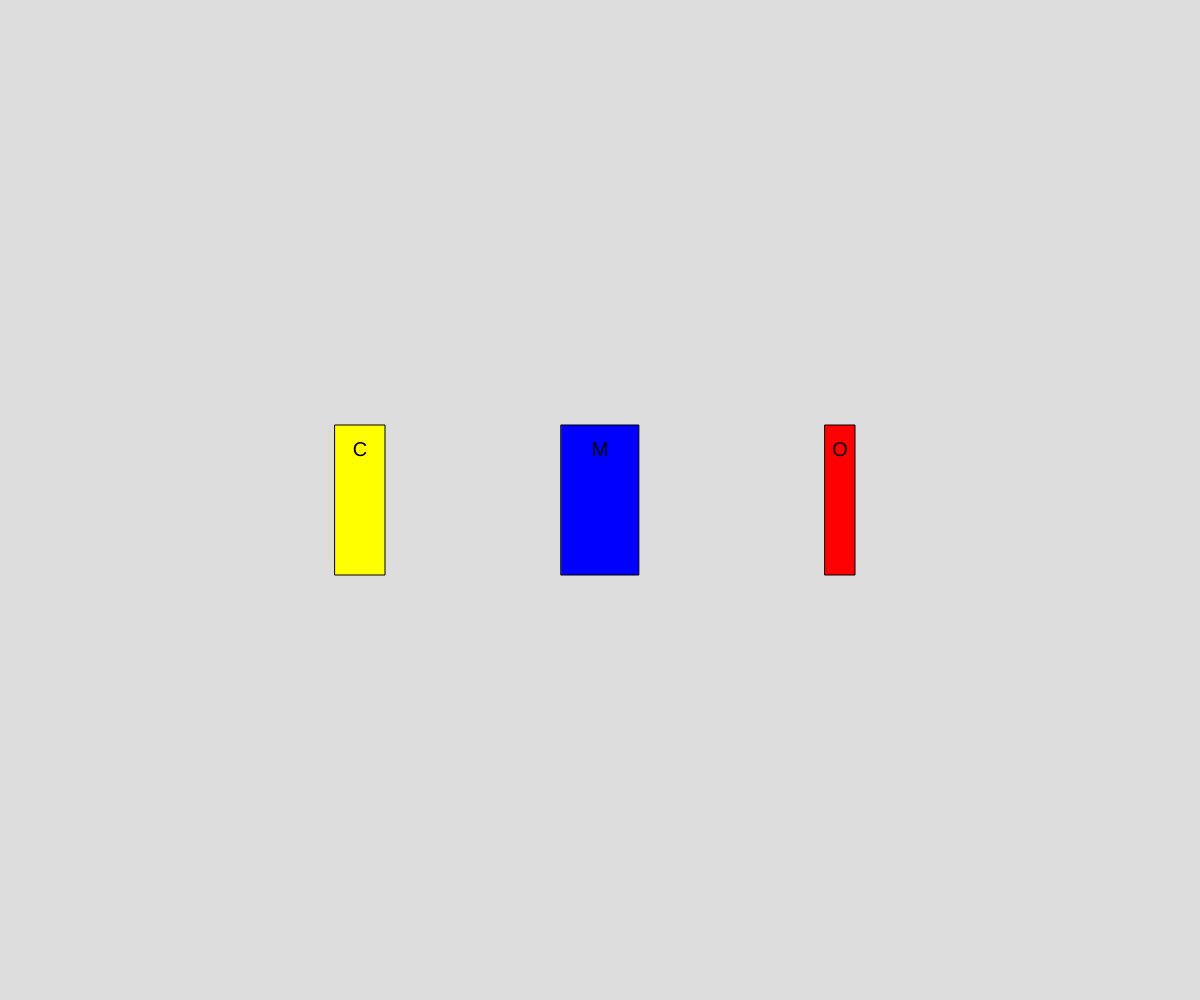
Frame 1 (no input)
Frame 60 (no input): identical to frame 1, image omitted
Frame 120 (the mouse pressed at the canvas centre since frame 60): identical to frame 1, image omitted

The p5.js sketch that drew this single still picture (run headless with seeded random() and noise() and a simulated clock; from frame 60 on, the mouse is pressed at the canvas centre):

// p5.js sketch
// ── sketch.js
// Object 1 - Books
// Adela
// 3/24/2026
//
// Extra for Experts:
// - describe what you did to take this project "above and beyond"


//global variables
let myBook;
let Book2;
let Book3;

function setup() {
  createCanvas(windowWidth, windowHeight);
  myBook = new Book("CS30 Text", "Mr.Scott", 1234213131321, "leatherbound", 500, width * 0.3);
  Book2 = new Book("Meow", "Cat", 7482690470134, "hardcover", 777, width * 0.5);
  Book3 = new Book("OWOWOWOW", "WWOOOOO", 4932790733124, "softcover", 300, width * 0.7);
}

function draw() {
  background(220);
  myBook.display();
  Book2.display();
  Book3.display();
}

class Book {
  //1. constructor
  constructor(title, author, isbn, cover, pages, x) {
    this.title = title;
    this.author = author
    this.isbn = isbn;
    this.cover = cover;
    this.pages = pages;
    this.x = x;


  }
  display() {
    rectMode(CENTER); textAlign(CENTER, CENTER); 
    textSize(20);


    switch (this.cover) {
      case "softcover":
        fill("red"); break;

      case "hardcover":
        fill("blue"); break;

      case "leatherbound":
        fill("yellow"); break;

    }

    push();
    translate(this.x, height / 2);
    rect(0, 0, this.pages / 10, 150);
    fill(0);
    text(this.title[0], 0, -50);
    pop();

  }



}
